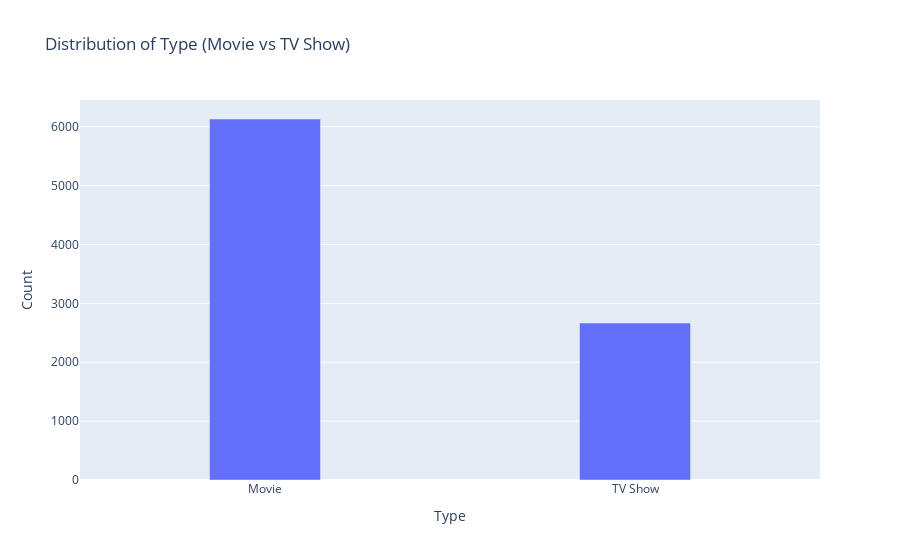

The cell this chart's notebook holds for it:
### Markdown cell above
## First graph

### Code cell
import plotly.graph_objects as go

type_counts = data['type'].value_counts()

fig = go.Figure()
fig.add_trace(go.Bar(
    x=type_counts.index, 
    y=type_counts.values,
    width=[0.3, 0.3] 
    ))
fig.update_layout(
    title = "Distribution of Type (Movie vs TV Show)",
    xaxis_title="Type",
    yaxis_title="Count",
)
fig.show()

### Figure 1 — Plotly figure (JSON) as saved in the notebook; plotly's stock layout.template omitted (floating-point values rounded to 4 significant figures)
{"data": [{"type": "bar", "width": [0.3, 0.3], "x": ["Movie", "TV Show"], "y": [6131, 2666]}], "layout": {"title": {"text": "Distribution of Type (Movie vs TV Show)"}, "xaxis": {"title": {"text": "Type"}}, "yaxis": {"title": {"text": "Count"}}}}
